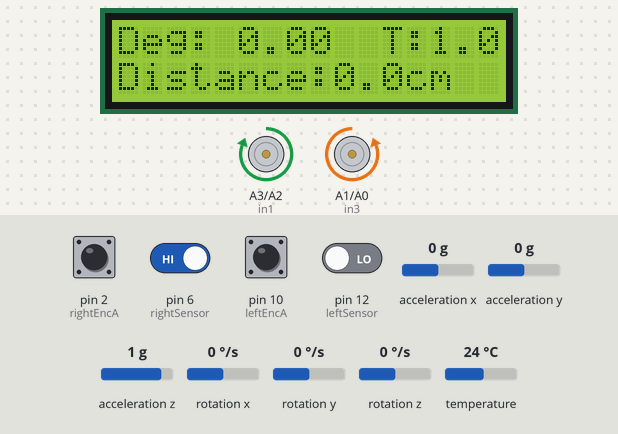
Recording of a sketch running on a simulated Arduino Uno, built with avr-gcc and run on an emulated ATmega328P. On the bench: 16×2 character LCD, motor-driver pin pairs drawn as motors (green arrow = first pin HIGH = forward, orange = second pin HIGH = backward, longer = more drive, scaled by the enable pin). The inputs (shaded band) are chosen by the test bench; at power-on: pin 2 (rightEncA), pin 6 (rightSensor), pin 10 (leftEncA) HIGH, pin 12 (leftSensor) LOW, acceleration x 0 g, acceleration y 0 g, acceleration z 1 g, rotation x 0 °/s, rotation y 0 °/s, rotation z 0 °/s, temperature 24 °C.

Above: at 1.2 s.
1.3 s: acceleration x set to -0.2 g
At 2.8 s:
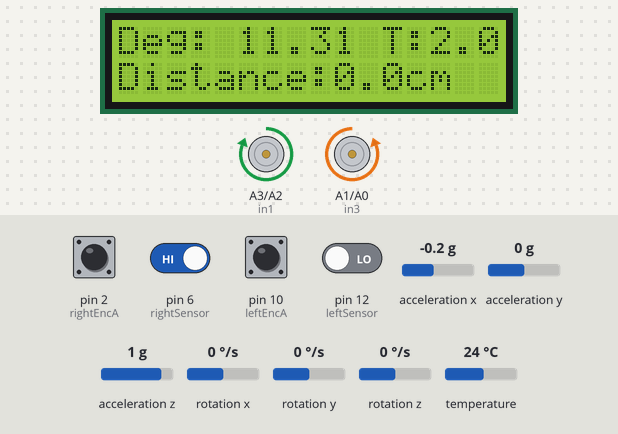
3.5 s: acceleration x set to -0.5 g
At 4.0 s:
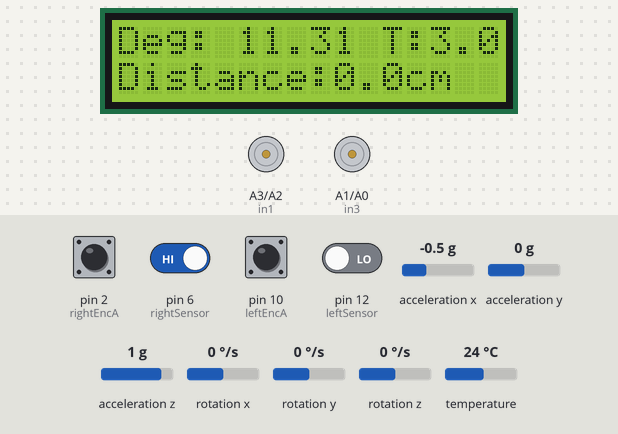
5.0 s: pin 12 (leftSensor) driven HIGH
At 7.8 s:
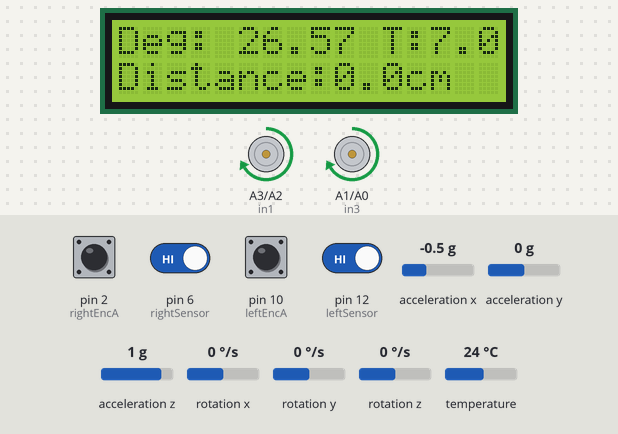
8.0 s: pin 6 (rightSensor) driven LOW
At 8.7 s:
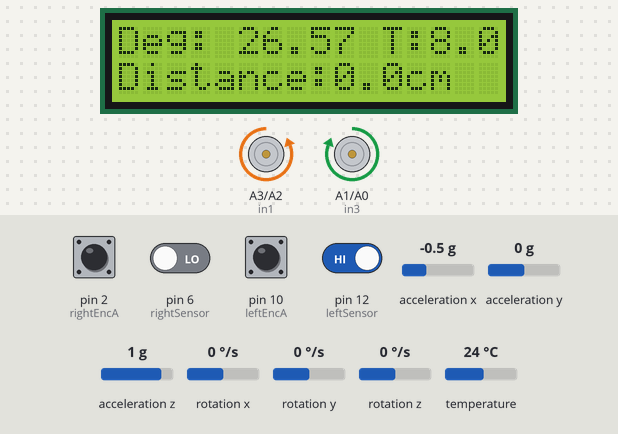
11.0 s: pin 12 (leftSensor) driven LOW
At 11.7 s:
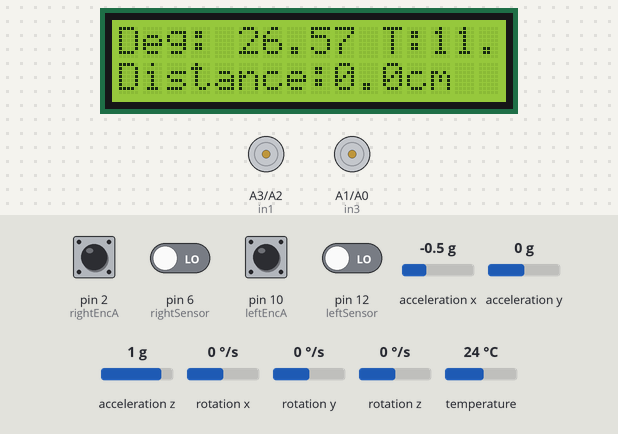
12.5 s: pin 6 (rightSensor) driven HIGH
At 13.7 s:
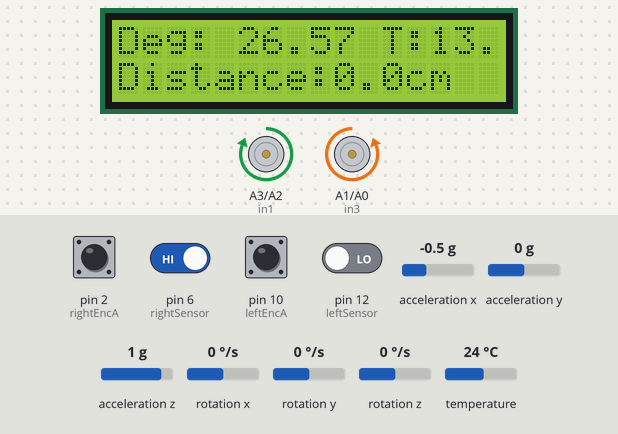
Timing chart, 0 to 15.5 s (numbered marks = the images above; inputs shaded):
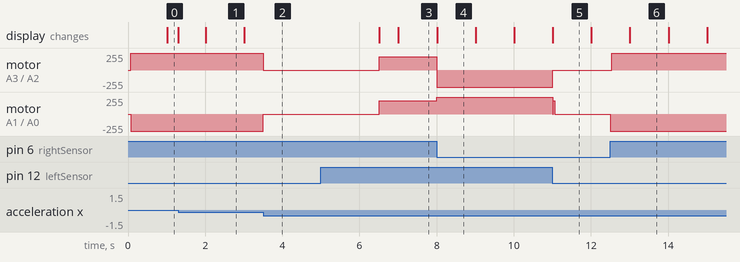

Measured:
- the behaviour switches between -0.3 and -0.4 g on acceleration x (found by bisection; images 1 and 2)
- after the input at 3.5 s, motor on A3 (in1) / A2 (in2): forward 255/255 → stopped at once; motor on A1 (in3) / A0 (in4): backward 255/255 → stopped at once
- after the input at 5.0 s, motor on A3 (in1) / A2 (in2), motor on A1 (in3) / A0 (in4): stopped → forward 200/255 after 1.5 s
- after the input at 8.0 s, motor on A3 (in1) / A2 (in2): forward 200/255 → backward 255/255 at once; motor on A1 (in3) / A0 (in4): forward 200/255 → forward 255/255 at once
- after the input at 11.0 s, motor on A3 (in1) / A2 (in2): backward 255/255 → stopped at once; motor on A1 (in3) / A0 (in4): forward 255/255 → stopped at once
- after the input at 12.5 s, motor on A3 (in1) / A2 (in2): stopped → forward 255/255 at once; motor on A1 (in3) / A0 (in4): stopped → backward 255/255 at once
- what the display in image 1 shows lasts 1.0 s, from 2.0 s to 3.0 s

The sketch:

LineFollowingCar.ino
```cpp
#include <LiquidCrystal.h>
#include <PinChangeInterrupt.h>
#include <Adafruit_Sensor.h>
#include <Adafruit_MPU6050.h>
#include <Wire.h>
// Pin configuration for the LCD
const int rs = 8, en = 9, d4 = 4, d5 = 5, d6 = 13, d7 = 7;
LiquidCrystal lcd(rs, en, d4, d5, d6, d7);

// Right Motor connections
int enA = 3;
int in1 = A3;
int in2 = A2;
// Left Motor connections
int enB = 11;
int in3 = A1;
int in4 = A0;
// Left sensor
int leftSensor = 12;
// Right sensor
int rightSensor = 6;

// Rotary encoder pins (single signal)
int leftEncA = 10;  // Left encoder signal (Interrupt pin)
int rightEncA = 2; // Right encoder signal (Interrupt pin)
// Variables for encoder counts
volatile unsigned long leftEncoderCount = 0;
volatile unsigned long rightEncoderCount = 0;
// Wheel parameters
const float wheelCircumference = 21.031;
// Encoder pulses per revolution (adjust to your encoder's specs)
const int pulsesPerRevolution = 20;
// Interrupt service routines for encoder signals
void leftEncoderInterrupt() {
  leftEncoderCount++;
}
void rightEncoderInterrupt() {
  rightEncoderCount++;
}

Adafruit_MPU6050 mpu;
float roll = 0;

int i = 1;

float gyroZ;

unsigned long previousTime;

float angleZ = 0; // Total angle of rotation in degrees

float distance = 0;

float time = 0;

int currentState = 1;


void setup() {
  lcd.begin(16, 2); // Initialize the LCD with 16 columns and 2 rows

  pinMode(leftSensor, INPUT);
  pinMode(rightSensor, INPUT);

  pinMode(enA, OUTPUT);
  pinMode(enB, OUTPUT);
  pinMode(in1, OUTPUT);
  pinMode(in2, OUTPUT);
  pinMode(in3, OUTPUT);
  pinMode(in4, OUTPUT);

  // Encoder pins
  pinMode(leftEncA, INPUT_PULLUP);
  pinMode(rightEncA, INPUT_PULLUP);

  // Attach interrupts
  attachPCINT(digitalPinToPCINT(leftEncA), leftEncoderInterrupt, RISING);
  attachInterrupt(digitalPinToInterrupt(rightEncA), rightEncoderInterrupt, RISING);

  if (!mpu.begin()) {
    while (1); // Halt if MPU6050 initialization fails
  }

  mpu.setAccelerometerRange(MPU6050_RANGE_8_G);
  mpu.setGyroRange(MPU6050_RANGE_500_DEG);
  mpu.setFilterBandwidth(MPU6050_BAND_21_HZ);

  previousTime = millis();

}

void followLine(int speed){
  int leftState = digitalRead(leftSensor);
  int rightState = digitalRead(rightSensor);

  // Move forward
  if (leftState == 1 && rightState == 1) {
    analogWrite(enA, speed);
    analogWrite(enB, speed);
    digitalWrite(in1, HIGH);
    digitalWrite(in2, LOW);
    digitalWrite(in3, HIGH);
    digitalWrite(in4, LOW);
  }
  // Turn left
  else if (leftState == 0 && rightState == 1) {
    analogWrite(enA, 255);
    analogWrite(enB, 255);
    digitalWrite(in1, HIGH);
    digitalWrite(in2, LOW);
    digitalWrite(in3, LOW);
    digitalWrite(in4, HIGH);
  }
  // Turn right
  else if (leftState == 1 && rightState == 0) {
    analogWrite(enA, 255);
    analogWrite(enB, 255);
    digitalWrite(in1, LOW);
    digitalWrite(in2, HIGH);
    digitalWrite(in3, HIGH);
    digitalWrite(in4, LOW);
  }
  // Stop
  else {
    if (i == 1){
       analogWrite(enA, 60);
       analogWrite(enB, 60);
       digitalWrite(in1, HIGH);
       digitalWrite(in2, LOW);
       digitalWrite(in3, HIGH);
       digitalWrite(in4, LOW);
    }
    digitalWrite(in1, LOW);
    digitalWrite(in2, LOW);
    digitalWrite(in3, LOW);
    digitalWrite(in4, LOW);
  }
}

void stopMotors(){
  digitalWrite(in1, LOW);
  digitalWrite(in2, LOW);
  digitalWrite(in3, LOW);
  digitalWrite(in4, LOW);
}

void turn360(){
  angleZ = 0;
  analogWrite(enA, 175);
  analogWrite(enB, 175);
  digitalWrite(in1, LOW);
  digitalWrite(in2, HIGH);
  digitalWrite(in3, HIGH);
  digitalWrite(in4, LOW);

  while (angleZ < 360) {  // Keep turning until angleZ reaches approximately 360
    sensors_event_t a, g, temp;
    mpu.getEvent(&a, &g, &temp);
    // Calculate the time step
    unsigned long currentTime = millis();
    float dt = (currentTime - previousTime) / 1000.0; // Convert time to seconds
    previousTime = currentTime;
    // Integrate the gyro Z value to calculate the angle change

    angleZ += g.gyro.z * dt * 57.2958; // Convert rad/s to deg/s
    // Handle overflow
    if (angleZ >= 360.0) break;
  }
}

void calculateDistance() {
  float leftDistance = (leftEncoderCount / (float)pulsesPerRevolution) * wheelCircumference;
  float rightDistance = (rightEncoderCount / (float)pulsesPerRevolution) * wheelCircumference;
  distance = (leftDistance + rightDistance) / 2.0;
}
void loop() {
  sensors_event_t a, g, temp;
  mpu.getEvent(&a, &g, &temp);
  roll = (atan2(-a.acceleration.x, sqrt(a.acceleration.y * a.acceleration.y + a.acceleration.z * a.acceleration.z)) * 180 / PI) ;
  time = millis()/1000;
  calculateDistance();

  switch (currentState) {
    case 1:
      followLine(70);
      if (roll > 2){
        currentState = 2;
      }
      else if (roll < -2){
        currentState = 5;
      }
      break;

    case 2:
      followLine(200);
      if (roll > 20){
        stopMotors();
        delay(3000);
        currentState = 3;
      }

      break;

    case 3:
      followLine(200);
      if (roll > -1 && roll < 1){
        stopMotors();
        delay(4000);
        currentState = 4;
      }
      break;

    case 4:
      turn360();
      currentState = 1;
      i=i+1;
      break;

    case 5:
      followLine(40);
      if (roll > -1 && roll < 1){
        currentState = 6;
        i=i-1;
      }
      break;

    case 6:
      stopMotors();
      delay(2500);
      currentState = 7;
      break;

    case 7:
      leftEncoderCount = 0;
      rightEncoderCount = 0;
      followLine(69);
      calculateDistance();
      if (distance > 258 && distance < 261){
        stopMotors();
        delay(3000);
        currentState = 8;
      }
      break;

    case 8:
    followLine(70);
    if (digitalRead(leftSensor) == 0 && digitalRead(rightSensor) == 0) {  // Both sensors off line
        stopMotors();
        lcd.clear();
        lcd.setCursor(0, 0);
        lcd.print("Track completed");
    }
    else if (roll > 2 || roll < -2) {  // New slope detected
        currentState = 1;
    }
    break;

    default:
      followLine(70);
      break;
  }

  lcd.setCursor(0, 0);
  lcd.print("Deg: ");
  lcd.print(roll, 2);
  lcd.setCursor(11, 0);
  lcd.print("T:");
  lcd.print(time);
  lcd.print("s");
  lcd.setCursor(0, 1);
  lcd.print("Distance:");
  lcd.print(distance, 1);
  lcd.print("cm");

}
```
